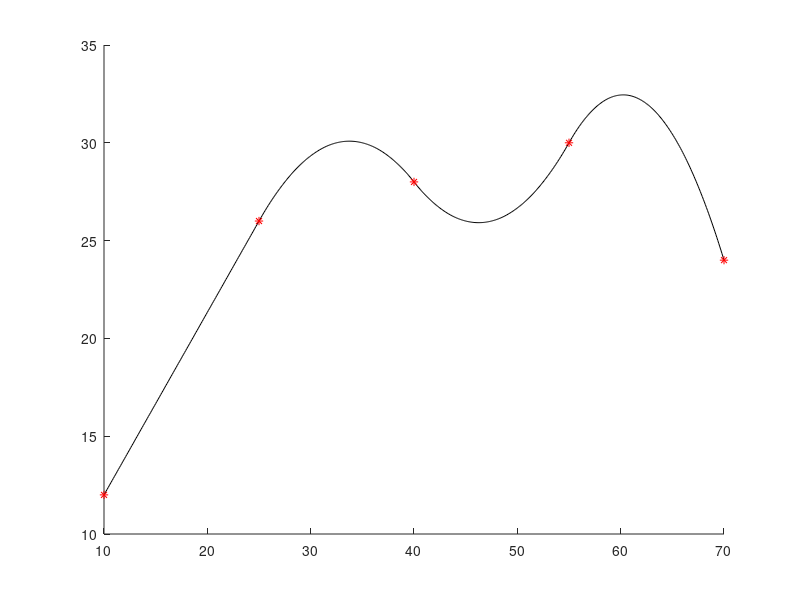

Recreate this plot in MATLAB. (Note: this script raises an error after producing the figure.)
format short
clear
clearvars
clc
x = [10 25 40 55 70]; 
y = [12 26 28 30 24];

n = length(x) - 1;

% Right hand side
temp = zeros(1, 3*n - 1);
temp(1) = y(1);
j = 2;
for i=2:2:length(temp)
    if i >= 2*n
        break
    end
    temp(1, i:i+1) = [y(j) y(j)];
    j = j + 1;
end
temp(2*n) = y(n+1);
b = temp';

A = zeros(length(b));

%Condition 1: Each equation passes through endpoints.
j = 1; %Counter for power
k = 1; %Every k-th row is similar
for i = 1:2:2*n
    A(i, k:k+2) = [x(j)^2 x(j) 1];
    j = j + 1;
    A(i+1, k:k+2) = [x(j)^2 x(j) 1];
    k = k + 3;
end

%Condition 2: Slopes of interior knots should be equal.
j = 1;
l = 2;
for i=2*n+2:3*n
    A(i, j:j+1) = [2*x(l) 1];
    A(i, j+3:j+4) = [-2*x(l) -1];
    j = j+3;
    l = l+1;
end

%Condition 3: Initial condition of a1 = 0
A(:, 1) = []; 
A(9, :) = [];

z = A\b;
disp(z)
st = 0.1;
x1 = (x(1):st:x(2));
x2 = (x(2):st:x(3));
x3 = (x(3):st:x(4));
x4 = (x(4):st:x(5));

f1 = @(x) z(1)*x + z(2);
f2 = @(x) z(3)*x.^2 + z(4)*x + z(5);
f3 = @(x) z(6)*x.^2 + z(7)*x + z(8);
f4 = @(x) z(9)*x.^2 + z(10)*x + z(11);

P1 = 30;
P2 = 65;

disp(f2(P1));
disp(f4(P2));

figure(1)
hold on
plot(x1, f1(x1), 'k', x2, f2(x2), 'k', x3, f3(x3), 'k', x4, f4(x4), 'k', x, y, '*r', P1, f2(P1), 'Ob', P2, f4(P2), 'Ob')
box on
